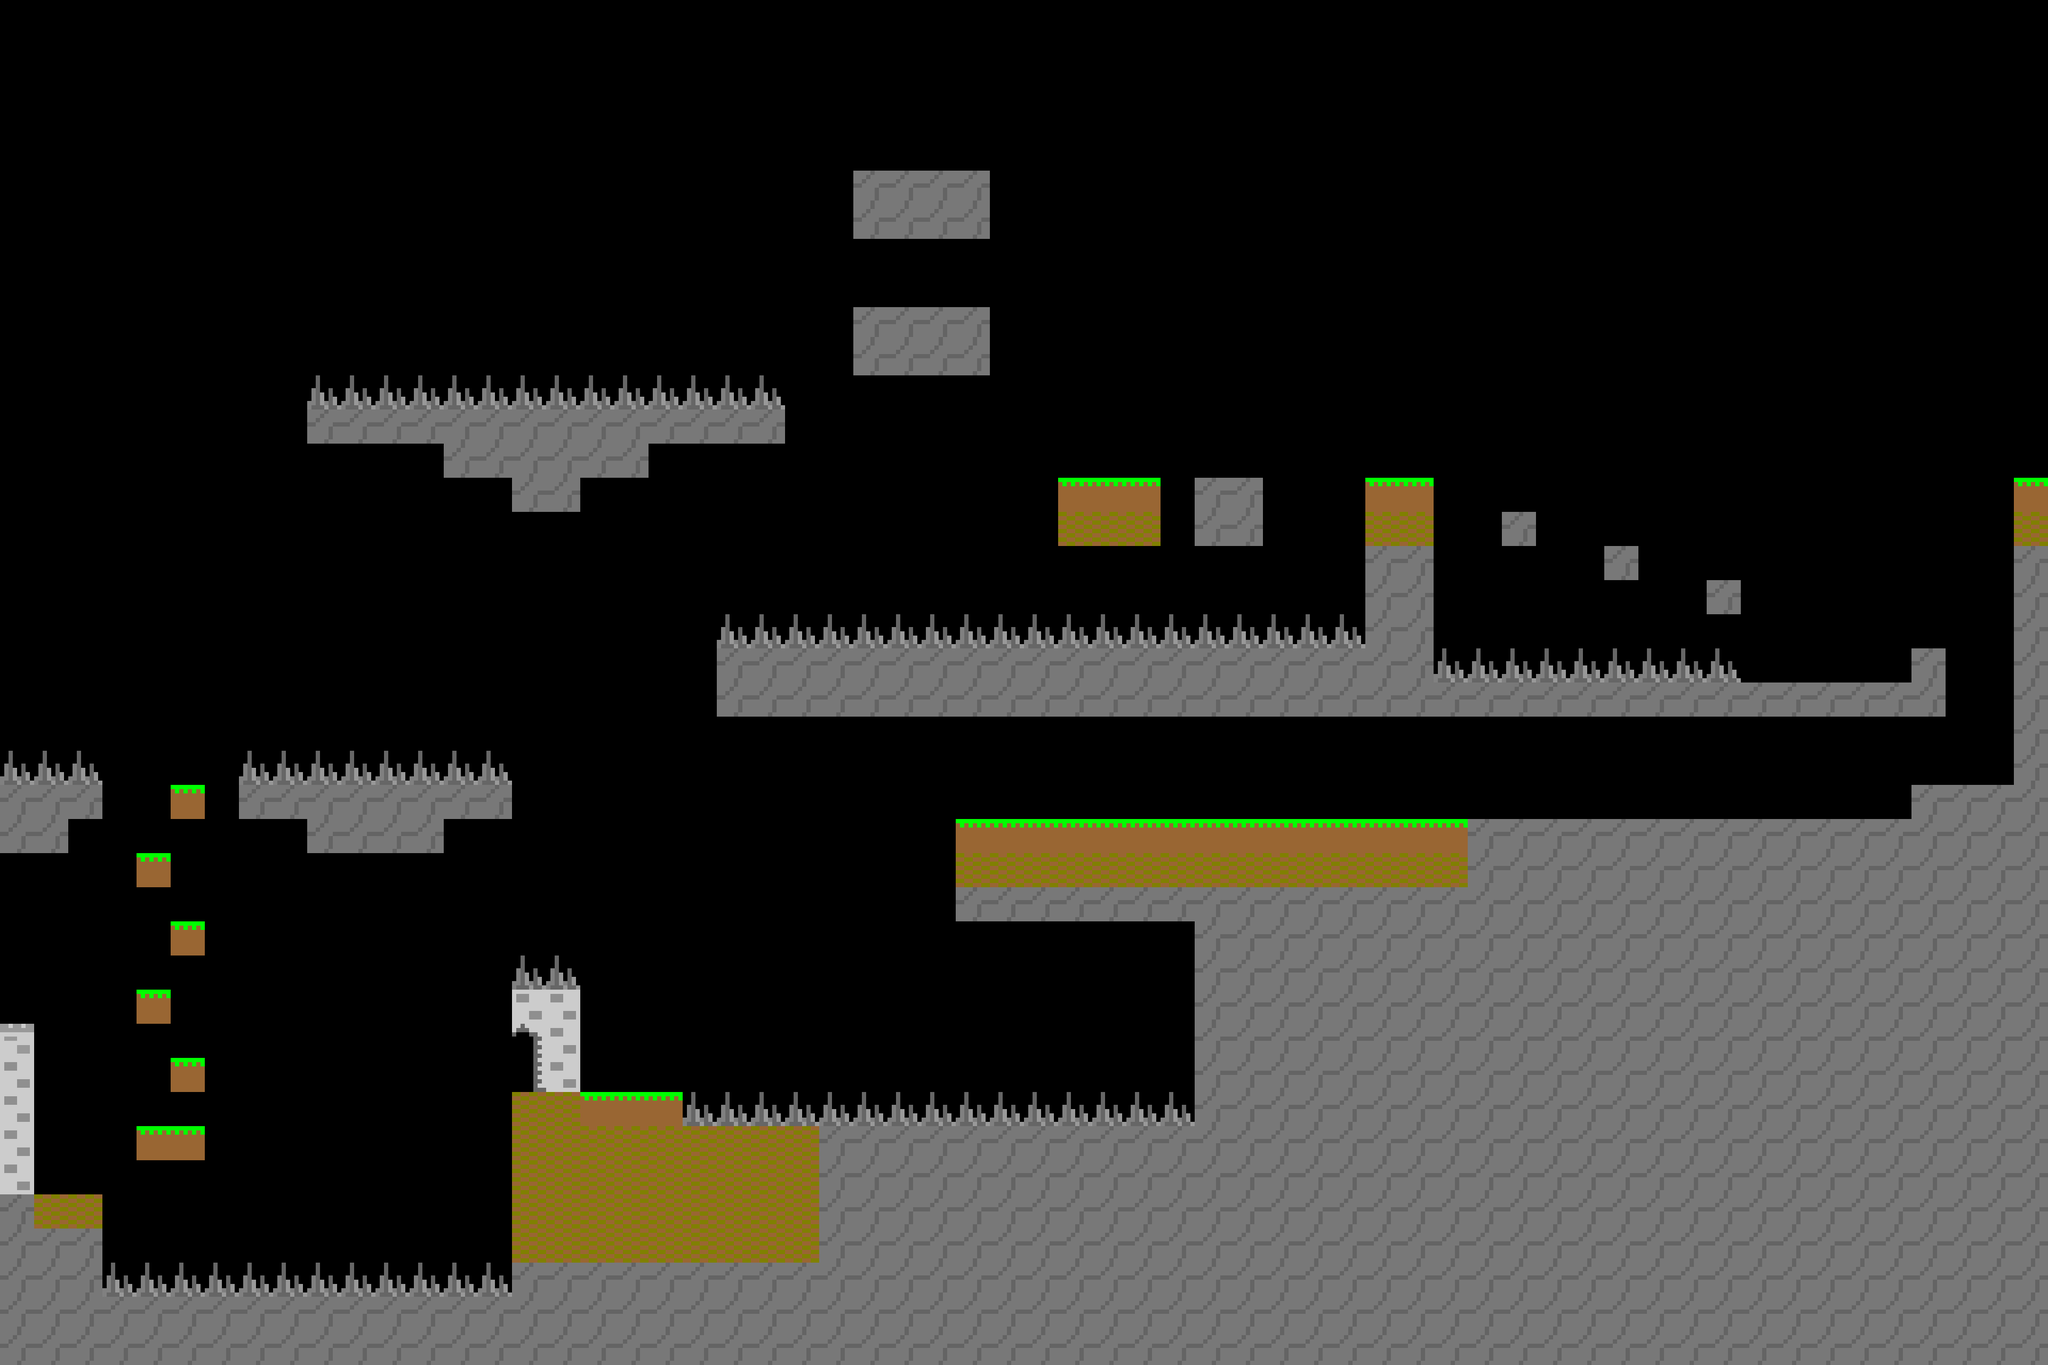

Tiled map render using the project's own tile images. Description and the map definition, with tile-layer contents summarised, below:
An orthogonal 60x40 tile map with 64x64 px tiles, 1 tile layer (Map), 5 tilesets and 48 objects (36x Bridge1, 9x Enemy3, 2x Enemy1, Player).

<map version="1.0" orientation="orthogonal" renderorder="right-down" width="60" height="40" tilewidth="64" tileheight="64" nextobjectid="114">
 <properties>
  <property name="startYDirection" type="int" value="1" />
 </properties>
 <tileset firstgid="1" name="platform_tileset" tilewidth="1" tileheight="1" tilecount="0" columns="0" />
 <tileset firstgid="1" name="platform_tiles" tilewidth="64" tileheight="64" tilecount="11" columns="1">
  <image source="platform_tiles.png" width="64" height="704" />
 </tileset>
 <tileset firstgid="12" name="spritesheet_enemy1" tilewidth="64" tileheight="64" tilecount="8" columns="4">
  <image source="spritesheet_enemy1.png" width="256" height="128" />
 </tileset>
 <tileset firstgid="20" name="spritesheet_player" tilewidth="64" tileheight="64" tilecount="12" columns="6">
  <image source="spritesheet_player.png" width="384" height="128" />
 </tileset>
 <tileset firstgid="32" name="spritesheet_enemy3" tilewidth="64" tileheight="64" tilecount="16" columns="4">
  <image source="spritesheet_enemy3.png" width="256" height="256" />
  <tile id="0">
   <properties>
    <property name="rotation" type="int" value="0" />
    <property name="startXDirection" type="int" value="-1" />
    <property name="startYDirection" type="int" value="0" />
   </properties>
  </tile>
 </tileset>
 <layer name="Map" width="60" height="40">
  <data>[2400 cells, 854 non-empty, 8 distinct tile ids]</data>
 </layer>
 <objectgroup name="Objects">
  <object id="9" name="Player" gid="20" x="128" y="2240" width="64" height="64" />
  <object id="21" name="Enemy1" gid="12" x="3456" y="1280" width="64" height="64" />
  <object id="22" name="Enemy1" gid="12" x="3328" y="1280" width="64" height="64" />
  <object id="28" name="Bridge1" gid="11" x="320" y="832" width="64" height="64" />
  <object id="29" name="Bridge1" gid="11" x="64" y="1024" width="64" height="64" />
  <object id="49" name="Bridge1" gid="11" x="192" y="896" width="64" height="64" />
  <object id="50" name="Bridge1" gid="11" x="448" y="768" width="64" height="64" />
  <object id="51" name="Bridge1" gid="11" x="576" y="704" width="64" height="64" />
  <object id="52" name="Bridge1" gid="11" x="768" y="640" width="64" height="64" />
  <object id="54" name="Bridge1" gid="11" x="960" y="640" width="64" height="64" />
  <object id="57" name="Bridge1" gid="11" x="1024" y="640" width="64" height="64" />
  <object id="58" name="Bridge1" gid="11" x="1088" y="640" width="64" height="64" />
  <object id="59" name="Bridge1" gid="11" x="1280" y="640" width="64" height="64" />
  <object id="60" name="Bridge1" gid="11" x="1344" y="640" width="64" height="64" />
  <object id="65" name="Enemy3" gid="32" x="2240" y="896" width="64" height="64">
   <properties>
    <property name="rotation" type="int" value="0" />
    <property name="startXDirection" type="int" value="-1" />
    <property name="startYDirection" type="int" value="0" />
   </properties>
  </object>
  <object id="69" name="Enemy3" gid="32" x="2304" y="1088" width="64" height="64">
   <properties>
    <property name="rotation" type="int" value="180" />
    <property name="startXDirection" type="int" value="1" />
    <property name="startYDirection" type="int" value="0" />
   </properties>
  </object>
  <object id="72" name="Bridge1" gid="11" x="3264" y="640" width="64" height="64" />
  <object id="74" name="Bridge1" gid="11" x="3328" y="640" width="64" height="64" />
  <object id="75" name="Bridge1" gid="11" x="3392" y="640" width="64" height="64" />
  <object id="78" name="Enemy3" gid="32" x="1728" y="768" width="64" height="64">
   <properties>
    <property name="rotation" type="int" value="180" />
    <property name="startXDirection" type="int" value="-1" />
    <property name="startYDirection" type="int" value="0" />
   </properties>
  </object>
  <object id="81" name="Enemy3" gid="32" x="3008" y="1152" width="64" height="64">
   <properties>
    <property name="rotation" type="int" value="180" />
    <property name="startXDirection" type="int" value="1" />
    <property name="startYDirection" type="int" value="0" />
   </properties>
  </object>
  <object id="82" name="Enemy3" gid="32" x="2880" y="1024" width="64" height="64">
   <properties>
    <property name="rotation" type="int" value="90" />
    <property name="startXDirection" type="int" value="0" />
    <property name="startYDirection" type="int" value="-1" />
   </properties>
  </object>
  <object id="84" name="Bridge1" gid="11" x="832" y="2112" width="64" height="64" />
  <object id="85" name="Bridge1" gid="11" x="256" y="1408" width="64" height="64" />
  <object id="86" name="Bridge1" gid="11" x="192" y="1280" width="64" height="64" />
  <object id="87" name="Bridge1" gid="11" x="128" y="1152" width="64" height="64" />
  <object id="90" name="Enemy3" gid="32" x="1728" y="320" width="64" height="64">
   <properties>
    <property name="rotation" type="int" value="0" />
    <property name="startXDirection" type="int" value="-1" />
    <property name="startYDirection" type="int" value="0" />
   </properties>
  </object>
  <object id="91" name="Enemy3" gid="32" x="1664" y="512" width="64" height="64">
   <properties>
    <property name="rotation" type="int" value="180" />
    <property name="startXDirection" type="int" value="1" />
    <property name="startYDirection" type="int" value="0" />
   </properties>
  </object>
  <object id="92" name="Enemy3" gid="32" x="1664" y="576" width="64" height="64">
   <properties>
    <property name="rotation" type="int" value="0" />
    <property name="startXDirection" type="int" value="1" />
    <property name="startYDirection" type="int" value="0" />
   </properties>
  </object>
  <object id="93" name="Bridge1" gid="11" x="896" y="2112" width="64" height="64" />
  <object id="94" name="Bridge1" gid="11" x="192" y="2368" width="64" height="64" />
  <object id="95" name="Bridge1" gid="11" x="384" y="2368" width="64" height="64" />
  <object id="96" name="Bridge1" gid="11" x="448" y="2368" width="64" height="64" />
  <object id="97" name="Bridge1" gid="11" x="512" y="2368" width="64" height="64" />
  <object id="98" name="Bridge1" gid="11" x="576" y="2368" width="64" height="64" />
  <object id="99" name="Bridge1" gid="11" x="640" y="2368" width="64" height="64" />
  <object id="100" name="Bridge1" gid="11" x="704" y="2368" width="64" height="64" />
  <object id="101" name="Bridge1" gid="11" x="768" y="2368" width="64" height="64" />
  <object id="103" name="Bridge1" gid="11" x="1216" y="1600" width="64" height="64" />
  <object id="104" name="Bridge1" gid="11" x="1280" y="1600" width="64" height="64" />
  <object id="105" name="Bridge1" gid="11" x="1344" y="1600" width="64" height="64" />
  <object id="106" name="Bridge1" gid="11" x="1408" y="1600" width="64" height="64" />
  <object id="107" name="Bridge1" gid="11" x="1472" y="1600" width="64" height="64" />
  <object id="108" name="Bridge1" gid="11" x="1536" y="1600" width="64" height="64" />
  <object id="109" name="Bridge1" gid="11" x="1600" y="1600" width="64" height="64" />
  <object id="110" name="Bridge1" gid="11" x="1664" y="1600" width="64" height="64" />
  <object id="111" name="Bridge1" gid="11" x="1728" y="1600" width="64" height="64" />
  <object id="113" name="Enemy3" gid="32" x="3136" y="1152" width="64" height="64">
   <properties>
    <property name="rotation" type="int" value="270" />
    <property name="startXDirection" type="int" value="0" />
    <property name="startYDirection" type="int" value="-1" />
   </properties>
  </object>
 </objectgroup>
</map>